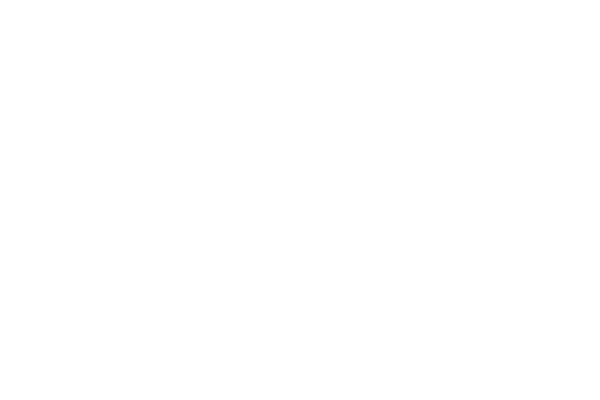
Frame 1 (no input)
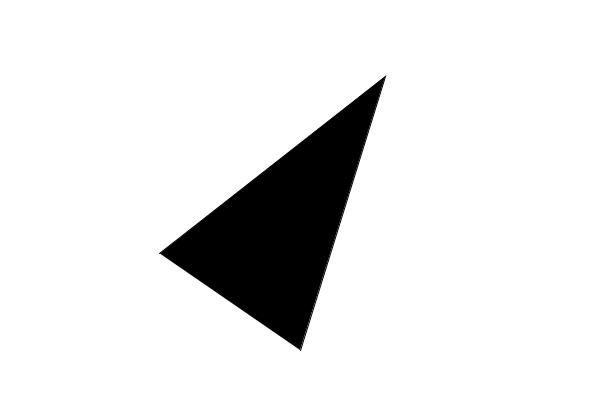
Frame 60 (the mouse pressed at the canvas centre just before this capture)
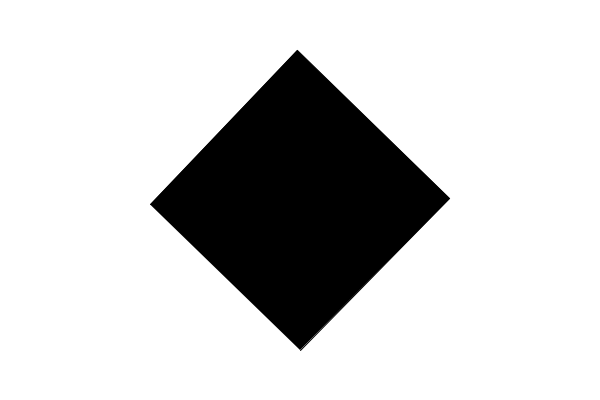
Frame 120 (the mouse held since frame 60 and released just before this capture)

The Processing sketch that drew these frames (run headless with seeded random() and noise(); from frame 60 on, the mouse is pressed at the canvas centre):

// Processing sketch: motion_14_draw_shape_sin_cos
// ── motion_14_draw_shape_sin_cos.pde
float points = 1;
float speed = 0.025;
int d = 150;

void setup() {
  size(600, 400);
  background(255);
}

void draw() {
  background(255);
  translate(width/2, height/2);
  fill(0);
  beginShape();
  for (int i = 0; i < points; i++) {
    float vertexX = sin(radians(i * (360/points))) * d;
    float vertexY = cos(radians(i * (360/points))) * d;
    vertex(vertexX, vertexY);
  }
  endShape();
  points = points + speed;
  if (points > 10 || points < 1) {
    speed = speed * -1;
  }
}
